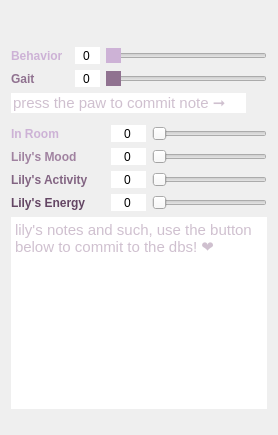
      <widget class="QWidget" name="lilys_mod">
       <layout class="QGridLayout" name="gridLayout_40">
        <item row="0" column="0">
         <widget class="QFrame" name="lilyStack">
          <layout class="QGridLayout" name="gridLayout_22">
           <property name="leftMargin">
            <number>0</number>
           </property>
           <property name="topMargin">
            <number>0</number>
           </property>
           <property name="rightMargin">
            <number>0</number>
           </property>
           <property name="bottomMargin">
            <number>0</number>
           </property>
           <property name="spacing">
            <number>0</number>
           </property>
           <item row="0" column="0">
            <widget class="QFrame" name="button_catcher_frame">
             <layout class="QHBoxLayout" name="horizontalLayout_3">
              <property name="spacing">
               <number>0</number>
              </property>
              <property name="leftMargin">
               <number>0</number>
              </property>
              <property name="topMargin">
               <number>0</number>
              </property>
              <property name="rightMargin">
               <number>0</number>
              </property>
              <property name="bottomMargin">
               <number>0</number>
              </property>
              <item>
               <spacer name="xx_2">
                <property name="orientation">
                 <enum>Qt::Horizontal</enum>
                </property>
                <property name="sizeHint" stdset="0">
                 <size>
                  <width>40</width>
                  <height>20</height>
                 </size>
                </property>
               </spacer>
              </item>
              <item>
               <widget class="QPushButton" name="lily_walk_btn">
                <property name="toolTip">
                 <string>&lt;html&gt;&lt;head/&gt;&lt;body&gt;&lt;p&gt;press opt+cmd+w to commit walk data!&lt;/p&gt;&lt;/body&gt;&lt;/html&gt;</string>
                </property>
                <property name="styleSheet">
                 <string notr="true">
QPushButton {
border:none;
image: url(:/newPrefix/lily_walk_norm.png);
max-width:30px;
min-width:30px;
max-height:30px;
min-height:30px;
}

QPushButton:hover {
image: url(:/newPrefix/lily_walk_one_hover.png);
}

QPushButton:pressed {
image: url(:/newPrefix/lily_walk_checked_one.png);
}


</string>
                </property>
                <property name="text">
                 <string/>
                </property>
                <property name="iconSize">
                 <size>
                  <width>22</width>
                  <height>22</height>
                 </size>
                </property>
                <property name="checkable">
                 <bool>false</bool>
                </property>
               </widget>
              </item>
              <item>
               <spacer name="xx_3">
                <property name="orientation">
                 <enum>Qt::Horizontal</enum>
                </property>
                <property name="sizeHint" stdset="0">
                 <size>
                  <width>40</width>
                  <height>20</height>
                 </size>
                </property>
               </spacer>
              </item>
              <item>
               <widget class="QPushButton" name="lily_ate_check">
                <property name="toolTip">
                 <string>&lt;html&gt;&lt;head/&gt;&lt;body&gt;&lt;p&gt;Press to &lt;span style=&quot; font-style:italic;&quot;&gt;commit &lt;/span&gt;&lt;span style=&quot; font-weight:600;&quot;&gt;Diet&lt;/span&gt; Data&lt;/p&gt;&lt;/body&gt;&lt;/html&gt;</string>
                </property>
                <property name="styleSheet">
                 <string notr="true">
QPushButton {
border:none;
image: url(:/newPrefix/lilyasdfas.png);
max-width:30px;
min-width:30px;
max-height:30px;
min-height:30px;
}

QPushButton:hover {
image: url(:/newPrefix/lilydiethover2.png);
}

QPushButton:pressed {
image: url(:/newPrefix/lilydietchecked.png);
}


</string>
                </property>
                <property name="text">
                 <string/>
                </property>
                <property name="checkable">
                 <bool>false</bool>
                </property>
                <property name="checked">
                 <bool>false</bool>
                </property>
                <property name="flat">
                 <bool>true</bool>
                </property>
               </widget>
              </item>
              <item>
               <spacer name="xx">
                <property name="orientation">
                 <enum>Qt::Horizontal</enum>
                </property>
                <property name="sizeHint" stdset="0">
                 <size>
                  <width>40</width>
                  <height>20</height>
                 </size>
                </property>
               </spacer>
              </item>
             </layout>
            </widget>
           </item>
           <item row="1" column="0">
            <widget class="QFrame" name="walk_mood_rate_frame">
             <layout class="QGridLayout" name="gridLayout_33">
              <property name="leftMargin">
               <number>0</number>
              </property>
              <property name="topMargin">
               <number>6</number>
              </property>
              <property name="rightMargin">
               <number>0</number>
              </property>
              <property name="bottomMargin">
               <number>6</number>
              </property>
              <property name="verticalSpacing">
               <number>6</number>
              </property>
              <item row="1" column="2">
               <widget class="QSpinBox" name="lily_behavior">
                <property name="frame">
                 <bool>false</bool>
                </property>
                <property name="alignment">
                 <set>Qt::AlignCenter</set>
                </property>
                <property name="buttonSymbols">
                 <enum>QAbstractSpinBox::NoButtons</enum>
                </property>
                <property name="suffix">
                 <string/>
                </property>
                <property name="minimum">
                 <number>0</number>
                </property>
                <property name="maximum">
                 <number>100</number>
                </property>
               </widget>
              </item>
              <item row="2" column="2">
               <widget class="QSpinBox" name="lily_gait">
                <property name="frame">
                 <bool>false</bool>
                </property>
                <property name="alignment">
                 <set>Qt::AlignCenter</set>
                </property>
                <property name="buttonSymbols">
                 <enum>QAbstractSpinBox::NoButtons</enum>
                </property>
                <property name="suffix">
                 <string/>
                </property>
                <property name="minimum">
                 <number>0</number>
                </property>
                <property name="maximum">
                 <number>100</number>
                </property>
               </widget>
              </item>
              <item row="2" column="0" colspan="2">
               <widget class="QLabel" name="na_45">
                <property name="styleSheet">
                 <string notr="true">QLabel {
background:transparent;
font-weight:bold;
color:rgb(144,114,144);
}
QLabel:hover {
color:rgb(174,144,174);
}</string>
                </property>
                <property name="text">
                 <string>Gait</string>
                </property>
               </widget>
              </item>
              <item row="1" column="0">
               <widget class="QLabel" name="na_42">
                <property name="styleSheet">
                 <string notr="true">

QLabel {
font-weight:bold;
color:rgb(205,178,214);
}
QLabel:hover {
color: rgb(250,223,255);
}
    </string>
                </property>
                <property name="text">
                 <string>Behavior</string>
                </property>
               </widget>
              </item>
              <item row="1" column="3">
               <widget class="QSlider" name="lily_behavior_slider">
                <property name="toolTip">
                 <string>how well my lil lady 
behaved, did she pull tons 
or just a little?</string>
                </property>
                <property name="styleSheet">
                 <string notr="true">QSlider::handle:horizontal {
    background:rgb(205,178,214);
}
QSlider::handle:horizontal:hover {
    background:rgb(235,208,244);
}
QSlider::handle:horizontal:pressed {
    background:rgb(185,158,194);
}
QSlider::groove:horizontal:hover {
    background:rgba(205,178,214,45);
}</string>
                </property>
                <property name="minimum">
                 <number>0</number>
                </property>
                <property name="maximum">
                 <number>100</number>
                </property>
                <property name="orientation">
                 <enum>Qt::Horizontal</enum>
                </property>
                <property name="tickPosition">
                 <enum>QSlider::NoTicks</enum>
                </property>
               </widget>
              </item>
              <item row="2" column="3">
               <widget class="QSlider" name="lily_gait_slider">
                <property name="toolTip">
                 <string>How well my lady
 walked the wilds!</string>
                </property>
                <property name="styleSheet">
                 <string notr="true">
/* ///////////////////////////////////////////////////////////////
QSlider Colors
/////////////////////////////////////////////////////////////// */

QSlider::handle:horizontal {background:rgb(144,114,144);}
QSlider::handle:horizontal:hover {background:rgb(174,144,174);}
QSlider::handle:horizontal:pressed {background:rgb(124,94,124);}
QSlider::groove:horizontal:hover {background:rgba(144,114,144,0.25);}
</string>
                </property>
                <property name="minimum">
                 <number>0</number>
                </property>
                <property name="maximum">
                 <number>100</number>
                </property>
                <property name="orientation">
                 <enum>Qt::Horizontal</enum>
                </property>
                <property name="tickPosition">
                 <enum>QSlider::NoTicks</enum>
                </property>
               </widget>
              </item>
             </layout>
            </widget>
           </item>
           <item row="2" column="0">
            <widget class="QFrame" name="lily_diet_mood_input_container">
             <layout class="QGridLayout" name="gridLayout_23">
              <property name="leftMargin">
               <number>0</number>
              </property>
              <property name="topMargin">
               <number>0</number>
              </property>
              <property name="rightMargin">
               <number>0</number>
              </property>
              <property name="bottomMargin">
               <number>6</number>
              </property>
              <property name="spacing">
               <number>6</number>
              </property>
              <item row="1" column="2">
               <widget class="QFrame" name="lily_diet_frame">
                <property name="sizePolicy">
                 <sizepolicy hsizetype="Minimum" vsizetype="Fixed">
                  <horstretch>0</horstretch>
                  <verstretch>0</verstretch>
                 </sizepolicy>
                </property>
                <layout class="QGridLayout" name="gridLayout_71">
                 <property name="leftMargin">
                  <number>0</number>
                 </property>
                 <property name="topMargin">
                  <number>0</number>
                 </property>
                 <property name="rightMargin">
                  <number>0</number>
                 </property>
                 <property name="bottomMargin">
                  <number>0</number>
                 </property>
                 <property name="spacing">
                  <number>0</number>
                 </property>
                </layout>
               </widget>
              </item>
              <item row="9" column="1">
               <widget class="QSpinBox" name="lily_mood">
                <property name="sizePolicy">
                 <sizepolicy hsizetype="Preferred" vsizetype="Preferred">
                  <horstretch>0</horstretch>
                  <verstretch>0</verstretch>
                 </sizepolicy>
                </property>
                <property name="maximumSize">
                 <size>
                  <width>35</width>
                  <height>16777215</height>
                 </size>
                </property>
                <property name="toolTip">
                 <string>Little wiggly's mood for the day!</string>
                </property>
                <property name="styleSheet">
                 <string notr="true"/>
                </property>
                <property name="frame">
                 <bool>false</bool>
                </property>
                <property name="alignment">
                 <set>Qt::AlignCenter</set>
                </property>
                <property name="readOnly">
                 <bool>false</bool>
                </property>
                <property name="buttonSymbols">
                 <enum>QAbstractSpinBox::NoButtons</enum>
                </property>
                <property name="minimum">
                 <number>-10</number>
                </property>
                <property name="maximum">
                 <number>10</number>
                </property>
               </widget>
              </item>
              <item row="11" column="1">
               <widget class="QSpinBox" name="lily_energy">
                <property name="sizePolicy">
                 <sizepolicy hsizetype="Preferred" vsizetype="Preferred">
                  <horstretch>0</horstretch>
                  <verstretch>0</verstretch>
                 </sizepolicy>
                </property>
                <property name="maximumSize">
                 <size>
                  <width>35</width>
                  <height>16777215</height>
                 </size>
                </property>
                <property name="toolTip">
                 <string>Her overall energy, mostly to notice if she is acting sick</string>
                </property>
                <property name="styleSheet">
                 <string notr="true"/>
                </property>
                <property name="frame">
                 <bool>false</bool>
                </property>
                <property name="alignment">
                 <set>Qt::AlignCenter</set>
                </property>
                <property name="readOnly">
                 <bool>false</bool>
                </property>
                <property name="buttonSymbols">
                 <enum>QAbstractSpinBox::NoButtons</enum>
                </property>
                <property name="minimum">
                 <number>-10</number>
                </property>
                <property name="maximum">
                 <number>10</number>
                </property>
               </widget>
              </item>
              <item row="10" column="2" colspan="2">
               <widget class="QSlider" name="lily_mood_activity_slider">
                <property name="sizePolicy">
                 <sizepolicy hsizetype="Preferred" vsizetype="Preferred">
                  <horstretch>0</horstretch>
                  <verstretch>0</verstretch>
                 </sizepolicy>
                </property>
                <property name="cursor">
                 <cursorShape>ArrowCursor</cursorShape>
                </property>
                <property name="toolTip">
                 <string>Little Lilys activity for the day, that is, her gait, her joy, her spunk :D</string>
                </property>
                <property name="styleSheet">
                 <string notr="true"/>
                </property>
                <property name="minimum">
                 <number>0</number>
                </property>
                <property name="maximum">
                 <number>10</number>
                </property>
                <property name="orientation">
                 <enum>Qt::Horizontal</enum>
                </property>
                <property name="tickPosition">
                 <enum>QSlider::NoTicks</enum>
                </property>
               </widget>
              </item>
              <item row="11" column="2" colspan="2">
               <widget class="QSlider" name="lily_energy_slider">
                <property name="sizePolicy">
                 <sizepolicy hsizetype="Preferred" vsizetype="Preferred">
                  <horstretch>0</horstretch>
                  <verstretch>0</verstretch>
                 </sizepolicy>
                </property>
                <property name="toolTip">
                 <string>Her overall energy, mostly to notice if she is acting sick</string>
                </property>
                <property name="styleSheet">
                 <string notr="true"/>
                </property>
                <property name="minimum">
                 <number>0</number>
                </property>
                <property name="maximum">
                 <number>10</number>
                </property>
                <property name="orientation">
                 <enum>Qt::Horizontal</enum>
                </property>
                <property name="tickPosition">
                 <enum>QSlider::NoTicks</enum>
                </property>
               </widget>
              </item>
              <item row="9" column="2" colspan="2">
               <widget class="QSlider" name="lily_mood_slider">
                <property name="sizePolicy">
                 <sizepolicy hsizetype="Preferred" vsizetype="Preferred">
                  <horstretch>0</horstretch>
                  <verstretch>0</verstretch>
                 </sizepolicy>
                </property>
                <property name="toolTip">
                 <string>Little wiggly's mood for the day!</string>
                </property>
                <property name="styleSheet">
                 <string notr="true"/>
                </property>
                <property name="minimum">
                 <number>0</number>
                </property>
                <property name="maximum">
                 <number>10</number>
                </property>
                <property name="orientation">
                 <enum>Qt::Horizontal</enum>
                </property>
                <property name="tickPosition">
                 <enum>QSlider::NoTicks</enum>
                </property>
               </widget>
              </item>
              <item row="10" column="1">
               <widget class="QSpinBox" name="lily_activity">
                <property name="sizePolicy">
                 <sizepolicy hsizetype="Preferred" vsizetype="Preferred">
                  <horstretch>0</horstretch>
                  <verstretch>0</verstretch>
                 </sizepolicy>
                </property>
                <property name="maximumSize">
                 <size>
                  <width>35</width>
                  <height>16777215</height>
                 </size>
                </property>
                <property name="toolTip">
                 <string>Little Lilys activity for the day, that is, her gait, her joy, her spunk :D</string>
                </property>
                <property name="styleSheet">
                 <string notr="true"/>
                </property>
                <property name="frame">
                 <bool>false</bool>
                </property>
                <property name="alignment">
                 <set>Qt::AlignCenter</set>
                </property>
                <property name="readOnly">
                 <bool>false</bool>
                </property>
                <property name="buttonSymbols">
                 <enum>QAbstractSpinBox::NoButtons</enum>
                </property>
                <property name="minimum">
                 <number>-10</number>
                </property>
                <property name="maximum">
                 <number>10</number>
                </property>
               </widget>
              </item>
              <item row="8" column="2" colspan="2">
               <widget class="QSlider" name="lily_time_in_room_slider">
                <property name="sizePolicy">
                 <sizepolicy hsizetype="Preferred" vsizetype="Preferred">
                  <horstretch>0</horstretch>
                  <verstretch>0</verstretch>
                 </sizepolicy>
                </property>
                <property name="toolTip">
                 <string>&lt;html&gt;&lt;head/&gt;&lt;body&gt;&lt;p&gt;press cntrl+T to commit Time in Room Data&lt;/p&gt;&lt;/body&gt;&lt;/html&gt;</string>
                </property>
                <property name="styleSheet">
                 <string notr="true"/>
                </property>
                <property name="minimum">
                 <number>0</number>
                </property>
                <property name="maximum">
                 <number>100</number>
                </property>
                <property name="orientation">
                 <enum>Qt::Horizontal</enum>
                </property>
                <property name="tickPosition">
                 <enum>QSlider::NoTicks</enum>
                </property>
               </widget>
              </item>
              <item row="11" column="0">
               <widget class="QLabel" name="na_44">
                <property name="maximumSize">
                 <size>
                  <width>100</width>
                  <height>16777215</height>
                 </size>
                </property>
                <property name="styleSheet">
                 <string notr="true">QLabel {
font-weight:bold;
background:transparent;
color:rgb(100,70,100);
}
QLabel:hover {
color: rgb(150,120,150);
}
    </string>
                </property>
                <property name="text">
                 <string>Lily's Energy</string>
                </property>
               </widget>
              </item>
              <item row="0" column="3">
               <widget class="QPushButton" name="lily_walk_note_commit_btn">
                <property name="toolTip">
                 <string>&lt;html&gt;&lt;head/&gt;&lt;body&gt;&lt;p&gt;press opt+cmd+w to commit walk data!&lt;/p&gt;&lt;/body&gt;&lt;/html&gt;</string>
                </property>
                <property name="styleSheet">
                 <string notr="true">QPushButton {
border:none;
image: url(:/newPrefix/lily_walk_norm.png);
max-width:15px;
min-width:15px;
max-height:15px;
min-height:15px;
}

QPushButton:hover {
image: url(:/newPrefix/lily_walk_one_hover.png);
}

QPushButton:pressed {
image: url(:/newPrefix/lily_walk_checked_one.png);
}


</string>
                </property>
                <property name="text">
                 <string/>
                </property>
                <property name="iconSize">
                 <size>
                  <width>22</width>
                  <height>22</height>
                 </size>
                </property>
                <property name="checkable">
                 <bool>false</bool>
                </property>
               </widget>
              </item>
              <item row="10" column="0">
               <widget class="QLabel" name="na_43">
                <property name="maximumSize">
                 <size>
                  <width>100</width>
                  <height>16777215</height>
                 </size>
                </property>
                <property name="styleSheet">
                 <string notr="true">QLabel {
font-weight:bold;
background:transparent;
color:rgb(130,100,130);
}
QLabel:hover {
color: rgb(180,160,180);
}
    </string>
                </property>
                <property name="text">
                 <string>Lily's Activity</string>
                </property>
               </widget>
              </item>
              <item row="8" column="0">
               <widget class="QLabel" name="na_41">
                <property name="toolTip">
                 <string>&lt;html&gt;&lt;head/&gt;&lt;body&gt;&lt;p&gt;press cntrl+T to commit Time in Room Data&lt;/p&gt;&lt;/body&gt;&lt;/html&gt;</string>
                </property>
                <property name="styleSheet">
                 <string notr="true">

QLabel {
font-weight:bold;
color:rgb(205,178,214);
}
QLabel:hover {
color: rgb(250,223,255);
}
    </string>
                </property>
                <property name="text">
                 <string>In Room</string>
                </property>
               </widget>
              </item>
              <item row="9" column="0">
               <widget class="QLabel" name="na_46">
                <property name="maximumSize">
                 <size>
                  <width>100</width>
                  <height>16777215</height>
                 </size>
                </property>
                <property name="styleSheet">
                 <string notr="true">QLabel {
font-weight:bold;
background:transparent;
color:rgb(160,130,160);
}
QLabel:hover {
color: rgb(210,180,210);
}
 </string>
                </property>
                <property name="text">
                 <string>Lily's Mood</string>
                </property>
               </widget>
              </item>
              <item row="8" column="1">
               <widget class="QSpinBox" name="lily_time_in_room">
                <property name="sizePolicy">
                 <sizepolicy hsizetype="Preferred" vsizetype="Preferred">
                  <horstretch>0</horstretch>
                  <verstretch>0</verstretch>
                 </sizepolicy>
                </property>
                <property name="maximumSize">
                 <size>
                  <width>35</width>
                  <height>16777215</height>
                 </size>
                </property>
                <property name="toolTip">
                 <string>&lt;html&gt;&lt;head/&gt;&lt;body&gt;&lt;p&gt;press cntrl+T to commit Time in Room Data&lt;/p&gt;&lt;/body&gt;&lt;/html&gt;</string>
                </property>
                <property name="styleSheet">
                 <string notr="true"/>
                </property>
                <property name="frame">
                 <bool>false</bool>
                </property>
                <property name="alignment">
                 <set>Qt::AlignCenter</set>
                </property>
                <property name="readOnly">
                 <bool>false</bool>
                </property>
                <property name="buttonSymbols">
                 <enum>QAbstractSpinBox::NoButtons</enum>
                </property>
                <property name="minimum">
                 <number>-100</number>
                </property>
                <property name="maximum">
                 <number>100</number>
                </property>
               </widget>
              </item>
              <item row="0" column="0" colspan="3">
               <widget class="QLineEdit" name="lily_walk_note">
                <property name="styleSheet">
                 <string notr="true">
/* //////////////////////////////////////////////////////////////////////////////////////////
QComboBox Style Default
////////////////////////////////////////////////////////////////////////////////////////// */
QLineEdit {	font-size:11pt;
    border:none;
	color:rgb(160,130,160);
}

QLineEdit:hover {
    color: rgb(200,170,200);
}

QLineEdit:focus {
    color: rgb(180,150,180);
}
    </string>
                </property>
                <property name="frame">
                 <bool>false</bool>
                </property>
                <property name="placeholderText">
                 <string>press the paw to commit note ➞</string>
                </property>
                <property name="clearButtonEnabled">
                 <bool>false</bool>
                </property>
               </widget>
              </item>
             </layout>
            </widget>
           </item>
           <item row="4" column="0">
            <widget class="QTextEdit" name="lily_notes">
             <property name="styleSheet">
              <string notr="true">
/* //////////////////////////////////////////////////////////////////////////////////////////
QComboBox Style Default
////////////////////////////////////////////////////////////////////////////////////////// */
QTextEdit {
	font-size:11pt;
    border:none;
	color:rgb(160,130,160);
}

QTextEdit:hover {
    color: rgb(200,170,200);
}

QTextEdit:focus {
    color: rgb(180,150,180);
}
    </string>
             </property>
             <property name="tabStopDistance">
              <double>20.000000000000000</double>
             </property>
             <property name="placeholderText">
              <string>lily's notes and such, use the button below to commit to the dbs! ❤ </string>
             </property>
            </widget>
           </item>
           <item row="5" column="0" alignment="Qt::AlignHCenter">
            <widget class="QPushButton" name="lily_note_commit_btn">
             <property name="toolTip">
              <string>&lt;html&gt;&lt;head/&gt;&lt;body&gt;&lt;p&gt;press opt+cmd+w to commit walk data!&lt;/p&gt;&lt;/body&gt;&lt;/html&gt;</string>
             </property>
             <property name="styleSheet">
              <string notr="true">QPushButton {
border:none;
image: url(:/newPrefix/lily_walk_norm.png);
max-width:15px;
min-width:15px;
max-height:15px;
min-height:15px;
}

QPushButton:hover {
image: url(:/newPrefix/lily_walk_one_hover.png);
}

QPushButton:pressed {
image: url(:/newPrefix/lily_walk_checked_one.png);
}


</string>
             </property>
             <property name="text">
              <string/>
             </property>
             <property name="iconSize">
              <size>
               <width>22</width>
               <height>22</height>
              </size>
             </property>
             <property name="checkable">
              <bool>false</bool>
             </property>
            </widget>
           </item>
          </layout>
         </widget>
        </item>
       </layout>
      </widget>
